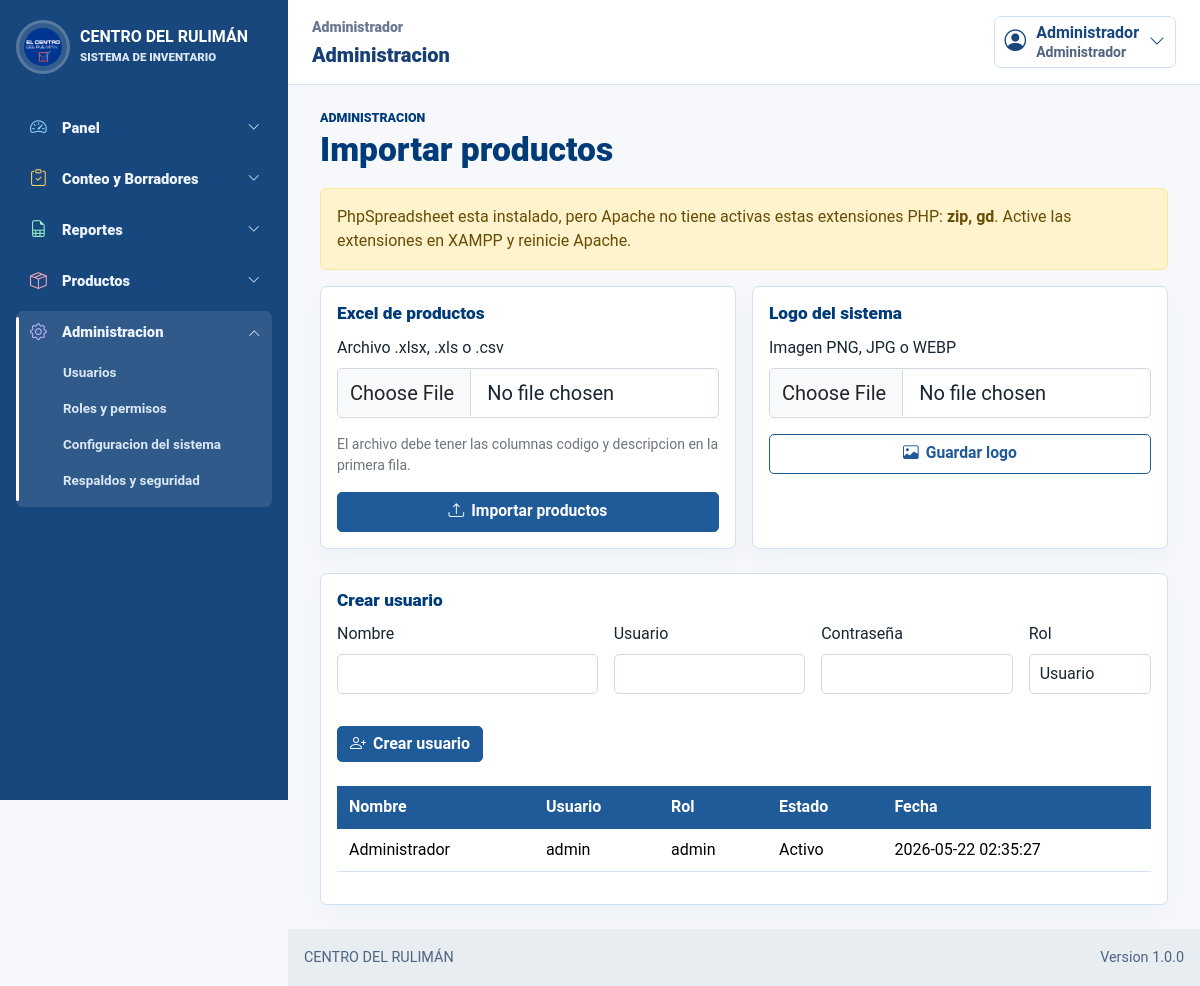
The app's page /importar_productos.php (signed in) with its own data.
### tables this page shows
CREATE TABLE IF NOT EXISTS usuarios (
  id INT UNSIGNED AUTO_INCREMENT PRIMARY KEY,
  nombre VARCHAR(120) NOT NULL,
  usuario VARCHAR(60) NOT NULL UNIQUE,
  password VARCHAR(255) NOT NULL,
  rol ENUM('admin', 'usuario') NOT NULL DEFAULT 'usuario',
  estado TINYINT(1) NOT NULL DEFAULT 1,
  fecha_creacion TIMESTAMP NOT NULL DEFAULT CURRENT_TIMESTAMP
);

### includes/auth.php (called while the page is built, shortened)
<?php
function current_user_name(): string
{
    return htmlspecialchars($_SESSION['nombre'] ?? 'Usuario', ENT_QUOTES, 'UTF-8');
}
function current_user_role(): string
{
    return $_SESSION['rol'] ?? 'usuario';
}
function e(?string $value): string
{
    return htmlspecialchars((string) $value, ENT_QUOTES, 'UTF-8');
}

### importar_productos.php (the view, shortened to what this page needs)
<?php
require_once __DIR__ . '/config/database.php';
require_once __DIR__ . '/includes/auth.php';
$autoloadPath = __DIR__ . '/vendor/autoload.php';
$phpspreadsheetReady = file_exists($autoloadPath);
if ($phpspreadsheetReady) {
    $phpspreadsheetReady = class_exists('PhpOffice\\PhpSpreadsheet\\IOFactory');
}
$missingPhpExtensions = [];
foreach (['zip', 'gd'] as $extension) {
    if (!extension_loaded($extension)) {
        $missingPhpExtensions[] = $extension;
    }
}
$excelReady = $phpspreadsheetReady && $missingPhpExtensions === [];
$usuarios = $pdo->query('SELECT nombre, usuario, rol, estado, fecha_creacion FROM usuarios ORDER BY id DESC LIMIT 100')->fetchAll();
require_once __DIR__ . '/includes/header.php';
require_once __DIR__ . '/includes/navbar.php';
?>
<main class="container py-4">
    <div class="page-heading">
        <div>
            <p class="eyebrow">Administracion</p>
            <h1>Importar productos</h1>
        </div>
    </div>
    <?php if ($excelReady): ?>
        <div class="alert alert-success">PhpSpreadsheet instalado y listo para importar Excel.</div>
    <?php elseif ($phpspreadsheetReady && $missingPhpExtensions): ?>
        <div class="alert alert-warning">
            PhpSpreadsheet esta instalado, pero Apache no tiene activas estas extensiones PHP:
            <strong><?= e(implode(', ', $missingPhpExtensions)) ?></strong>.
            Active las extensiones en XAMPP y reinicie Apache.
        </div>
    <?php else: ?>
        <div class="alert alert-warning">Falta instalar PhpSpreadsheet. Ejecute <strong>composer install</strong> en la carpeta del proyecto.</div>
    <?php endif; ?>
    <div class="row g-4">
        <div class="col-lg-6">
            <section class="content-panel h-100">
                <div class="section-title"><h2>Excel de productos</h2></div>
                <form action="<?= BASE_URL ?>/actions/importar_productos_procesar.php" method="post" enctype="multipart/form-data">
                    <div class="mb-3">
                        <label class="form-label" for="archivo">Archivo .xlsx, .xls o .csv</label>
                        <input class="form-control form-control-lg" type="file" id="archivo" name="archivo" accept=".xlsx,.xls,.csv" required>
                    </div>
                    <p class="text-secondary small">El archivo debe tener las columnas codigo y descripcion en la primera fila.</p>
                    <button class="btn btn-primary btn-lg w-100" type="submit"><i class="bi bi-upload"></i> Importar productos</button>
                </form>
            </section>
        </div>
        <div class="col-lg-6">
            <section class="content-panel h-100">
                <div class="section-title"><h2>Logo del sistema</h2></div>
                <form action="<?= BASE_URL ?>/actions/logo_procesar.php" method="post" enctype="multipart/form-data">
                    <div class="mb-3">
                        <label class="form-label" for="logo">Imagen PNG, JPG o WEBP</label>
                        <input class="form-control form-control-lg" type="file" id="logo" name="logo" accept=".png,.jpg,.jpeg,.webp" required>
                    </div>
                    <button class="btn btn-outline-primary btn-lg w-100" type="submit"><i class="bi bi-image"></i> Guardar logo</button>
                </form>
            </section>
        </div>
    </div>
    <section class="content-panel mt-4">
        <div class="section-title"><h2>Crear usuario</h2></div>
        <form class="row g-3" action="<?= BASE_URL ?>/actions/crear_usuario.php" method="post">
            <div class="col-md-4">
                <label class="form-label">Nombre</label>
                <input class="form-control" name="nombre" required>
            </div>
            <div class="col-md-3">
                <label class="form-label">Usuario</label>
                <input class="form-control" name="usuario" required>
            </div>
            <div class="col-md-3">
                <label class="form-label">Contraseña</label>
                <input class="form-control" type="password" name="password" required minlength="6">
            </div>
            <div class="col-md-2">
                <label class="form-label">Rol</label>
                <select class="form-select" name="rol">
                    <option value="usuario">Usuario</option>
                </select>
            </div>
            <div class="col-12">
                <button class="btn btn-primary" type="submit"><i class="bi bi-person-plus"></i> Crear usuario</button>
            </div>
        </form>
        <div class="table-responsive mt-4">
            <table class="table align-middle">
                <thead><tr><th>Nombre</th><th>Usuario</th><th>Rol</th><th>Estado</th><th>Fecha</th></tr></thead>
                <tbody>
                    <?php foreach ($usuarios as $usuario): ?>
                        <tr>
                            <td><?= e($usuario['nombre']) ?></td>
                            <td><?= e($usuario['usuario']) ?></td>
                            <td><?= e($usuario['rol']) ?></td>
                            <td><?= $usuario['estado'] ? 'Activo' : 'Inactivo' ?></td>
                            <td><?= e($usuario['fecha_creacion']) ?></td>
                        </tr>
                    <?php endforeach; ?>
                </tbody>
            </table>
        </div>
    </section>
</main>
<?php require_once __DIR__ . '/includes/footer.php'; ?>

### includes/header.php (shortened to what this page needs)
<?php
$styleVersion = file_exists(dirname(__DIR__) . '/assets/css/style.css')
    ? (string) filemtime(dirname(__DIR__) . '/assets/css/style.css')
    : APP_VERSION;
?>
<!doctype html>
<html lang="es">
<head>
    <link href="https://cdn.jsdelivr.net/npm/bootstrap@5.3.3/dist/css/bootstrap.min.css" rel="stylesheet">
    <link href="https://cdn.jsdelivr.net/npm/bootstrap-icons@1.11.3/font/bootstrap-icons.css" rel="stylesheet">
    <link href="<?= BASE_URL ?>/assets/css/style.css?v=<?= e($styleVersion) ?>" rel="stylesheet">
</head>
<body>

### includes/navbar.php (shortened to what this page needs)
<?php
$navLogoPath = BASE_URL . '/assets/img/logo.png';
foreach (['png', 'jpg', 'jpeg', 'webp'] as $logoExt) {
    if (file_exists(dirname(__DIR__) . "/assets/img/logo.{$logoExt}")) {
        $navLogoPath = BASE_URL . "/assets/img/logo.{$logoExt}";
        break;
    }
}
$currentPage = basename($_SERVER['PHP_SELF']);
$pageLabel = match ($currentPage) {
    'dashboard.php', 'estadisticas.php', 'tendencias.php' => 'Panel',
    'conteo.php', 'toma_detalle.php', 'historial_conteos.php', 'plantillas.php' => 'Conteo',
    'reportes.php', 'reportes_diarios.php', 'reportes_mensuales.php', 'exportar.php' => 'Reportes',
    'productos.php', 'categorias.php', 'agregar_producto.php', 'precios.php' => 'Productos',
    'importar_productos.php', 'usuarios.php', 'roles.php', 'configuracion.php', 'respaldos.php' => 'Administracion',
    default => 'Inventario',
};
function nav_active(string $page, string $currentPage): string
{
    return $page === $currentPage ? ' active' : '';
}
function nav_section_open(array $pages, string $currentPage): string
{
    return in_array($currentPage, $pages, true) ? ' open' : '';
}
function nav_section_class(array $pages, string $currentPage): string
{
    return in_array($currentPage, $pages, true) ? ' is-active' : '';
}
?>
<div class="app-layout">
    <aside class="app-sidebar">
        <a class="sidebar-brand" href="<?= BASE_URL ?>/dashboard.php">
            <img src="<?= $navLogoPath ?>" alt="Logo" class="sidebar-logo" width="54" height="54" onerror="this.style.display='none'">
            <span>
                <strong><?= APP_NAME ?></strong>
                <small>SISTEMA DE INVENTARIO</small>
            </span>
        </a>
        <nav class="sidebar-nav" aria-label="Menu principal">
            <details class="nav-section nav-panel<?= nav_section_class(['dashboard.php', 'estadisticas.php', 'tendencias.php'], $currentPage) ?>"<?= nav_section_open(['dashboard.php', 'estadisticas.php', 'tendencias.php'], $currentPage) ?>>
                <summary><i class="bi bi-speedometer2 icon-panel"></i><span>Panel</span><i class="bi bi-chevron-down nav-chevron"></i></summary>
            </details>
            <details class="nav-section nav-count<?= nav_section_class(['conteo.php', 'toma_detalle.php', 'historial_conteos.php', 'plantillas.php'], $currentPage) ?>"<?= nav_section_open(['conteo.php', 'toma_detalle.php', 'historial_conteos.php', 'plantillas.php'], $currentPage) ?>>
                <summary><i class="bi bi-clipboard-check icon-count"></i><span>Conteo y Borradores</span><i class="bi bi-chevron-down nav-chevron"></i></summary>
            </details>
            <details class="nav-section nav-reports<?= nav_section_class(['reportes.php', 'reportes_diarios.php', 'reportes_mensuales.php', 'exportar.php'], $currentPage) ?>"<?= nav_section_open(['reportes.php', 'reportes_diarios.php', 'reportes_mensuales.php', 'exportar.php'], $currentPage) ?>>
                <summary><i class="bi bi-file-earmark-spreadsheet icon-reports"></i><span>Reportes</span><i class="bi bi-chevron-down nav-chevron"></i></summary>
            </details>
            <?php if (current_user_role() === 'admin'): ?>
            <details class="nav-section nav-products<?= nav_section_class(['productos.php', 'categorias.php', 'agregar_producto.php', 'precios.php'], $currentPage) ?>"<?= nav_section_open(['productos.php', 'categorias.php', 'agregar_producto.php', 'precios.php'], $currentPage) ?>>
                <summary><i class="bi bi-box-seam icon-products"></i><span>Productos</span><i class="bi bi-chevron-down nav-chevron"></i></summary>
            </details>
            <details class="nav-section nav-admin<?= nav_section_class(['importar_productos.php', 'usuarios.php', 'roles.php', 'configuracion.php', 'respaldos.php'], $currentPage) ?>"<?= nav_section_open(['importar_productos.php', 'usuarios.php', 'roles.php', 'configuracion.php', 'respaldos.php'], $currentPage) ?>>
                <summary><i class="bi bi-gear icon-admin"></i><span>Administracion</span><i class="bi bi-chevron-down nav-chevron"></i></summary>
                <div class="nav-submenu">
                    <a class="sidebar-sublink<?= nav_active('usuarios.php', $currentPage) ?>" href="<?= BASE_URL ?>/usuarios.php">Usuarios</a>
                    <a class="sidebar-sublink<?= nav_active('roles.php', $currentPage) ?>" href="<?= BASE_URL ?>/roles.php">Roles y permisos</a>
                    <a class="sidebar-sublink<?= nav_active('configuracion.php', $currentPage) ?>" href="<?= BASE_URL ?>/configuracion.php">Configuracion del sistema</a>
                    <a class="sidebar-sublink<?= nav_active('respaldos.php', $currentPage) ?>" href="<?= BASE_URL ?>/respaldos.php">Respaldos y seguridad</a>
                </div>
            </details>
            <?php endif; ?>
        </nav>
    </aside>
    <div class="app-main">
        <header class="app-topbar">
            <div>
                <span><?= current_user_name() ?></span>
                <h1><?= e($pageLabel) ?></h1>
            </div>
            <details class="topbar-user-menu">
                <summary>
                    <i class="bi bi-person-circle"></i>
                    <span>
                        <strong><?= current_user_name() ?></strong>
                        <small><?= current_user_role() === 'admin' ? 'Administrador' : 'Usuario' ?></small>
                    </span>
                    <i class="bi bi-chevron-down"></i>
                </summary>
            </details>
        </header>

### includes/footer.php (shortened to what this page needs)
<?php if (!empty($layoutStarted)): ?>
            <footer class="app-footer mt-auto">
                <div class="container-fluid d-flex flex-column flex-sm-row justify-content-between gap-1">
                    <span><?= APP_NAME ?></span>
                    <span>Version <?= APP_VERSION ?></span>
                </div>
            </footer>
        </div>
    </div>
<?php endif; ?>
</body>
</html>

### records on screen
usuarios: nombre "Administrador", usuario "admin", rol "admin", estado "Activo", fecha_creacion "2026-05-22 02:35:27"

### other values on screen
APP_NAME "CENTRO DEL RULIMÁN"
current_user_name() "Administrador"
$pageLabel "Administracion"
implode(', ', $missingPhpExtensions) "zip, gd"
APP_VERSION "1.0.0"
